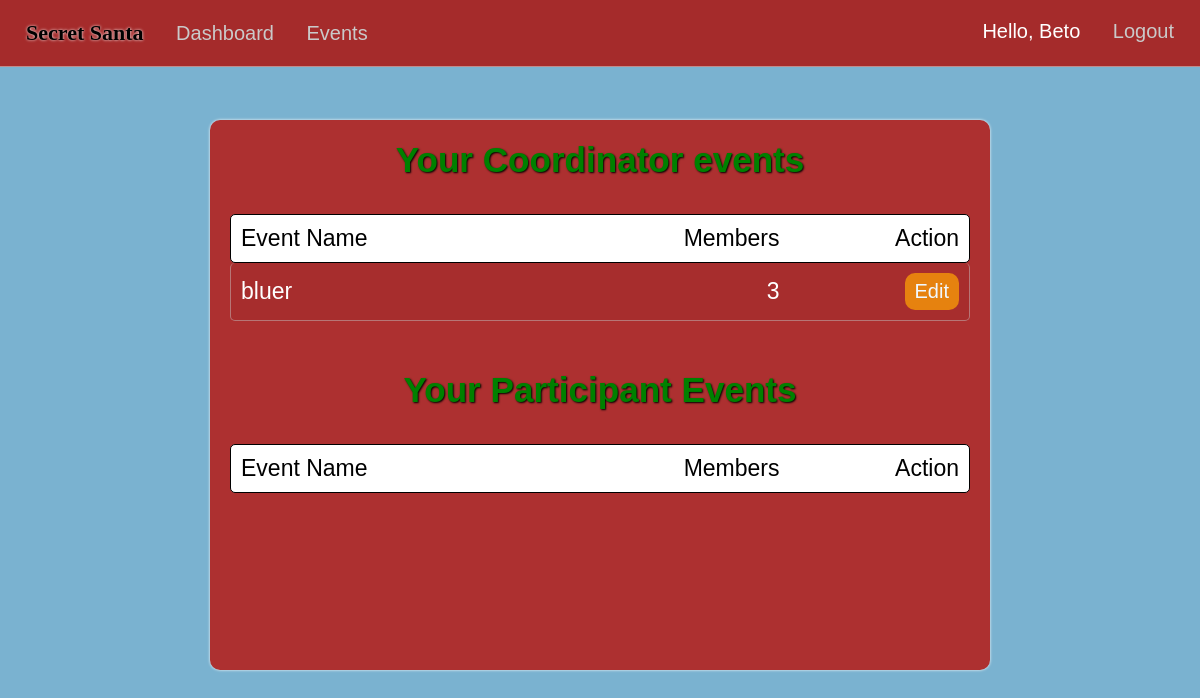
Before: /dashboard (signed in) with the older database file.
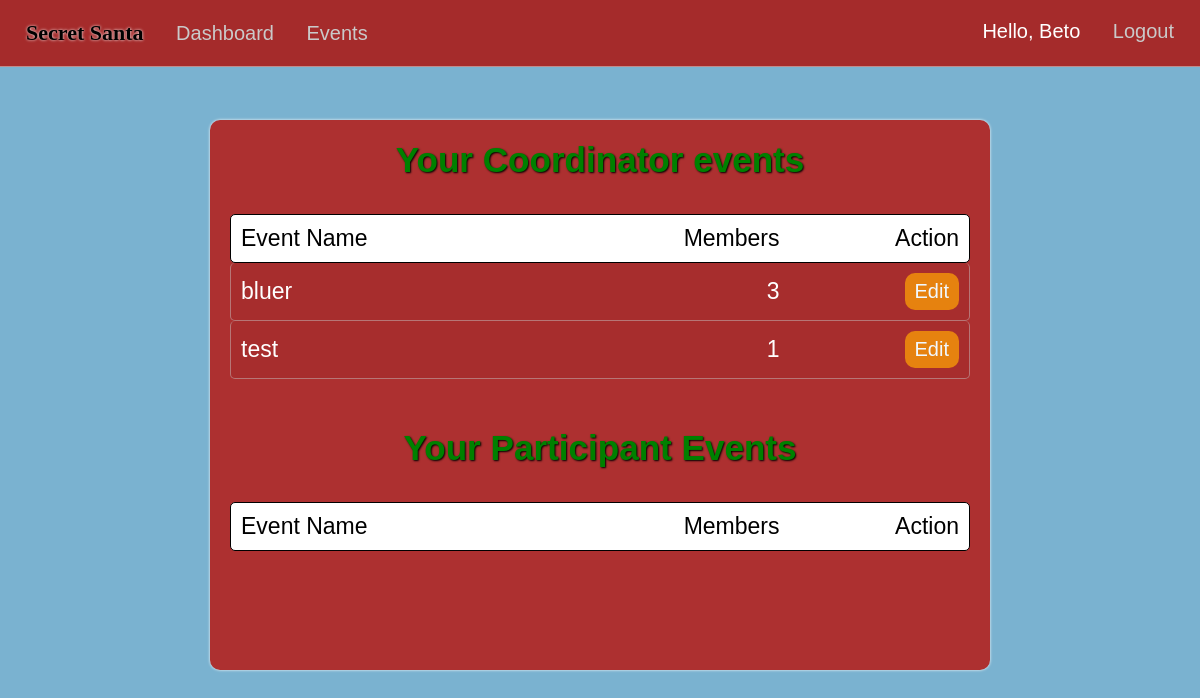
After: the same page with the newer database file.
### market/models.py (models this page shows, shortened)
class EventMembers(db.Model):
    id = db.Column(db.Integer(), primary_key=True)
    event_id = db.Column(db.Integer(), db.ForeignKey('event.event_id'), nullable=False)
    user_id = db.Column(db.Integer(), db.ForeignKey('user.id'), nullable=False)
    status = db.Column(db.String(length=20))
    user = db.relationship('User', backref='event_members', lazy=True)
    events = db.relationship('Event', backref='event_link', lazy=True)

class Event(db.Model):
    event_id = db.Column(db.Integer(), primary_key=True)
    coordinator_id = db.Column(db.Integer(), db.ForeignKey('user.id'), nullable=False)
    event_name = db.Column(db.String(length=75), nullable=False, unique=True)
    event_date = db.Column(db.Date())
    event_status = db.Column(db.String(length=20))
    members = db.relationship('EventMembers', backref='attended_events', lazy=True)
    fields = db.relationship('EventFields', backref='event_for_field', lazy=True)
    filled_fields = db.relationship('UserEventFields', backref='FieldEvent', lazy=True)

### market/routes.py (the view)
@app.route("/dashboard")
@login_required
def dashboard_page():
    user_events=EventMembers.query.filter_by(user_id=current_user.id,status='member').all()
    return render_template('dashboard.html',user_events=user_events)

### market/models.py (called while the page is built)
@login_manager.user_loader
def load_user(user_id):
    return User.query.get(int(user_id))

### market/templates/dashboard.html (shortened to what this page needs)
{% extends 'base.html' %}
{% block style %}
<link rel= "stylesheet" type= "text/css" href= "{{ url_for('static',filename='styles/dashboard.css') }}">
{% endblock %}
{% block content %}
<center>
{% if user_events %}
  <div class="content-container">
  <div class="event-filled">
    <h3>Your Coordinator events</h3><br/>
    <div class="info-titles">
      <div class="event-info-interior">
        <p>Event Name</p>
        <p>Members</p>
      </div>
      <p>Action</p>
    </div>
  {% for event in user_events %}
    {% if event.attended_events.coordinator_id == current_user.id %}
      <div class="event-info">
        <div class="event-info-interior">
        <p>{{ event.attended_events.event_name }}</p>
        {% set count = [] %}
        {% for person in event.attended_events.members%}
          {% if person.status == 'member'%}
            {% set _ = count.append(person) %}
          {% endif %}
        {% endfor %}
        <p>{{count|length}}</p>
        </div>
        <a href="{{ url_for('event_info', event_id=event.event_id) }}"><button class="edit-btn">Edit</button></a>
      </div>
    {% endif %}
  {% endfor %}
  <br/>
  <h3 class="dash-title">Your Participant Events</h3><br/>
  <div class="info-titles">
    <div class="event-info-interior">
      <p>Event Name</p>
      <p>Members</p>
    </div>
    <p>Action</p>
  </div>
  </div>
  </div>
  {% endif%}
</center>
{% endblock %}

Changed rows visible on the page:
added EventMembers: attended_events.event_name "test", count "1"
